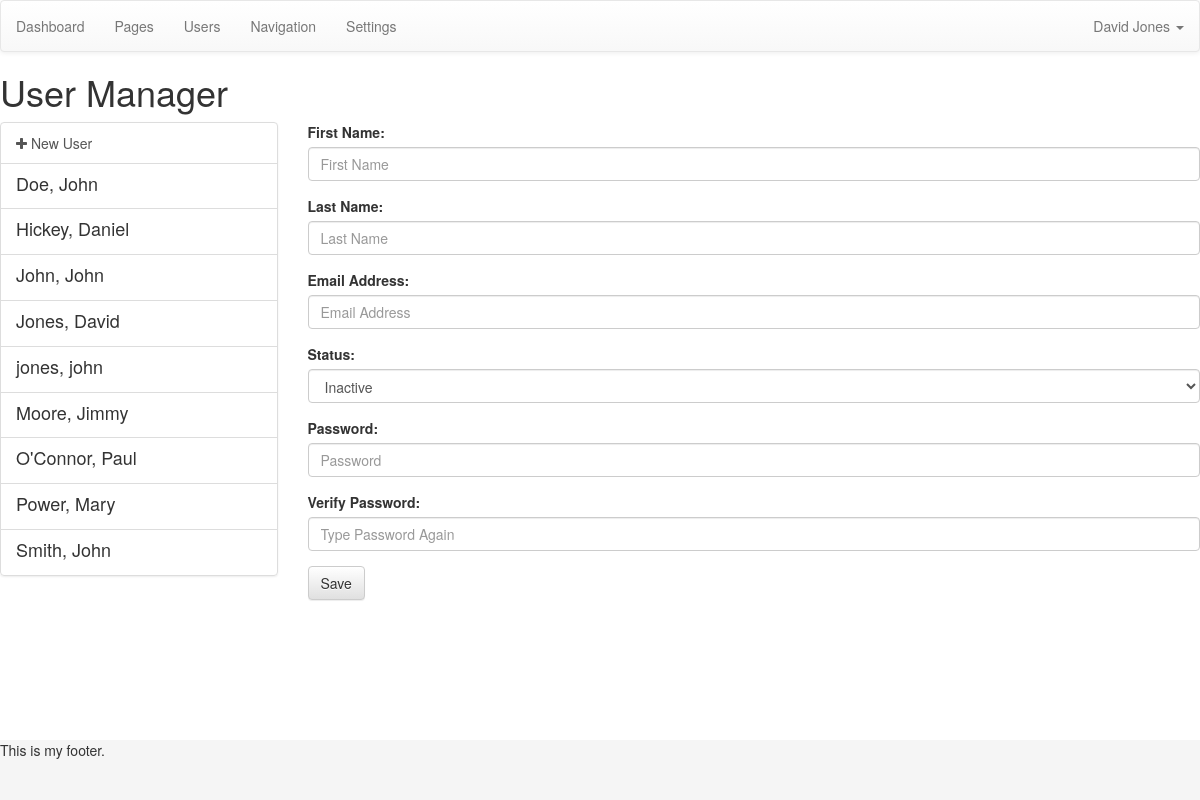
Page /admin/index.php?page=users (signed in) on the committed database.
### tables this page shows
CREATE TABLE IF NOT EXISTS `users` (
  `id` mediumint(9) NOT NULL AUTO_INCREMENT,
  `first` varchar(200) NOT NULL,
  `last` varchar(200) NOT NULL,
  `email` varchar(300) NOT NULL,
  `password` varchar(200) NOT NULL,
  `status` int(1) NOT NULL DEFAULT '1',
  PRIMARY KEY (`id`)
);

### admin/index.php (called while the page is built)
<?php
	include('template/header.php');
	include('views/'.$page.'.php');
	include('template/footer.php');
?>

### admin/functions/data.php (called while the page is built, shortened)
<?php
function data_user($dbc, $id) {
	if(is_numeric($id)) {
		$cond = "WHERE id = '$id'";
	} else {
		$cond = "WHERE email = '$id'";
	}
	$query = "SELECT * FROM users $cond";
	$result = mysqli_query($dbc, $query);
	$data = mysqli_fetch_assoc($result);
	$data['fullname'] = $data['first'].' '.$data['last'];
	$data['fullname_reverse'] = $data['last'].', '.$data['first'];
	return $data;
}
?>

### admin/config/setup.php (called while the page is built, shortened)
<?php
include('../config/connection.php');
include('functions/data.php');
include('functions/sandbox.php');
$user = data_user($dbc, $_SESSION['username']);
?>

### admin/views/users.php (the view, shortened to what this page needs)
<h1>User Manager</h1>
<div class="row">
	<div class="col-md-3">
		<div class="list-group">
		<a class="list-group-item" href="?page=users">
			<i class="fa fa-plus"></i> New User
		</a>
		<?php
			$query = "SELECT * FROM users ORDER BY last ASC";
			$result = mysqli_query($dbc, $query);
			while($list = mysqli_fetch_assoc($result)) {
				$list = data_user($dbc, $list['id']);
			?>
			<a class="list-group-item <?php selected($list['id'], $opened['id'], 'active'); ?>" href="index.php?page=users&id=<?php echo $list['id']; ?>">
				<h4 class="list-group-item-heading"><?php echo $list['fullname_reverse']; ?></h4>
			</a>
		<?php } ?>
		</div>
	</div>
	<div class="col-md-9">
		<form action="index.php?page=users&id=<?php echo $opened['id']; ?>" method="post" role="form">
			<div class="form-group">
				<label for="first">First Name:</label>
				<input class="form-control" type="text" name="first" id="first" value="<?php echo $opened['first']; ?>" placeholder="First Name" autocomplete="off">
			</div>
			<div class="form-group">
				<label for="last">Last Name:</label>
				<input class="form-control" type="text" name="last" id="last" value="<?php echo $opened['last']; ?>" placeholder="Last Name" autocomplete="off">
			</div>
			<div class="form-group">
				<label for="email">Email Address:</label>
				<input class="form-control" type="text" name="email" id="email" value="<?php echo $opened['email']; ?>" placeholder="Email Address" autocomplete="off">
			</div>
			<div class="form-group">
				<label for="status">Status:</label>
				<select class="form-control" name="status" id="status">
					<option value="0" <?php if(isset($_GET['id'])){ selected('0', $opened['status'], 'selected'); } ?>>Inactive</option>
				</select>
			</div>
			<div class="form-group">
				<label for="password">Password:</label>
				<input class="form-control" type="password" name="password" id="password" value="" placeholder="Password" autocomplete="off">
			</div>
			<div class="form-group">
				<label for="passwordv">Verify Password:</label>
				<input class="form-control" type="password" name="passwordv" id="passwordv" value="" placeholder="Type Password Again" autocomplete="off">
			</div>
			<button type="submit" class="btn btn-default">Save</button>
		</form>
	</div>
</div>

### admin/template/header.php (shortened to what this page needs)
<?php include('config/setup.php'); ?>
<!DOCTYPE html>
<html>
<head>
	<?php include('config/css.php'); ?>
</head>
<body>
	<div id="wrap">
		<?php include(D_TEMPLATE.'/navigation.php');  ?>

### admin/config/css.php (shortened to what this page needs)
<link rel="stylesheet" href="//netdna.bootstrapcdn.com/bootstrap/3.0.3/css/bootstrap.min.css">
<link rel="stylesheet" href="//netdna.bootstrapcdn.com/bootstrap/3.0.3/css/bootstrap-theme.min.css">
<link rel="stylesheet" href="//code.jquery.com/ui/1.10.4/themes/smoothness/jquery-ui-custom.css">
<link rel="stylesheet" href="css/dropzone.css">
<link rel="stylesheet" href="css/jquery.atom.SaveOnBlur.css">
<link href="//netdna.bootstrapcdn.com/font-awesome/4.0.3/css/font-awesome.css" rel="stylesheet">

### admin/template/navigation.php (shortened to what this page needs)
<nav class="navbar navbar-default" role="navigation">
		<ul class="nav navbar-nav">
			<li><a href="?page=dashboard">Dashboard</a></li>
			<li><a href="?page=pages">Pages</a></li>
			<li><a href="?page=users">Users</a></li>
			<li><a href="?page=navigation">Navigation</a></li>
			<li><a href="?page=settings">Settings</a></li>
		</ul>
		<div class="pull-right">
			<ul class="nav navbar-nav">
				<li class="dropdown">
					<a href="#" class="dropdown-toggle" data-toggle="dropdown"><?php echo $user['fullname']; ?> <b class="caret"></b></a>
				</li>
			</ul>
		</div>
</nav>

### admin/functions/sandbox.php
<?php
function selected($value1, $value2, $return) {
	if($value1 == $value2) {
		echo $return;
	}
}
?>

### admin/template/footer.php (shortened to what this page needs)
	</div>
	<footer id="footer">
		<p>This is my footer.</p>
	</footer>
</body>
</html>

### admin/config/css.php (style rules this page uses)
html, body { height: 100%; }
#wrap { min-height: 100%; height: auto; margin: 0 auto -60px; padding: 0 0 60px; }
#footer { height: 60px; background-color: #f5f5f5; }

### rows in the picture
users: fullname_reverse "Doe, John"
users: fullname_reverse "Hickey, Daniel"
users: fullname_reverse "John, John"
users: fullname_reverse "Jones, David"
users: fullname_reverse "jones, john"
users: fullname_reverse "Moore, Jimmy"
users: fullname_reverse "O'Connor, Paul"
users: fullname_reverse "Power, Mary"
users: fullname_reverse "Smith, John"

### other values in the picture
$user['fullname'] "David Jones"
